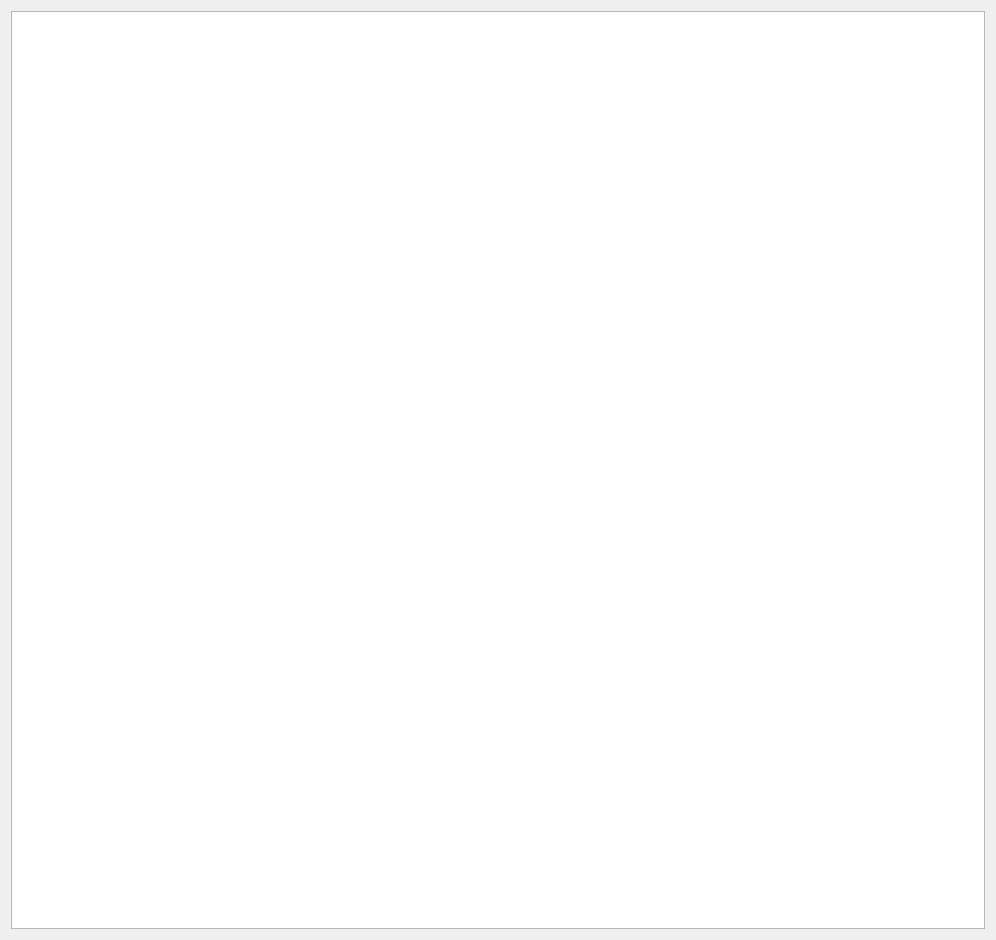
<?xml version="1.0" encoding="UTF-8"?>
<ui version="4.0">
 <class>Aco</class>
 <widget class="QDialog" name="Aco">
  <property name="geometry">
   <rect>
    <x>0</x>
    <y>0</y>
    <width>996</width>
    <height>940</height>
   </rect>
  </property>
  <property name="windowTitle">
   <string>Dialog</string>
  </property>
  <layout class="QVBoxLayout" name="verticalLayout">
   <item>
    <widget class="QGraphicsView" name="graphicsView">
     <property name="cursor" stdset="0">
      <cursorShape>ArrowCursor</cursorShape>
     </property>
    </widget>
   </item>
  </layout>
 </widget>
 <resources/>
 <connections/>
</ui>
